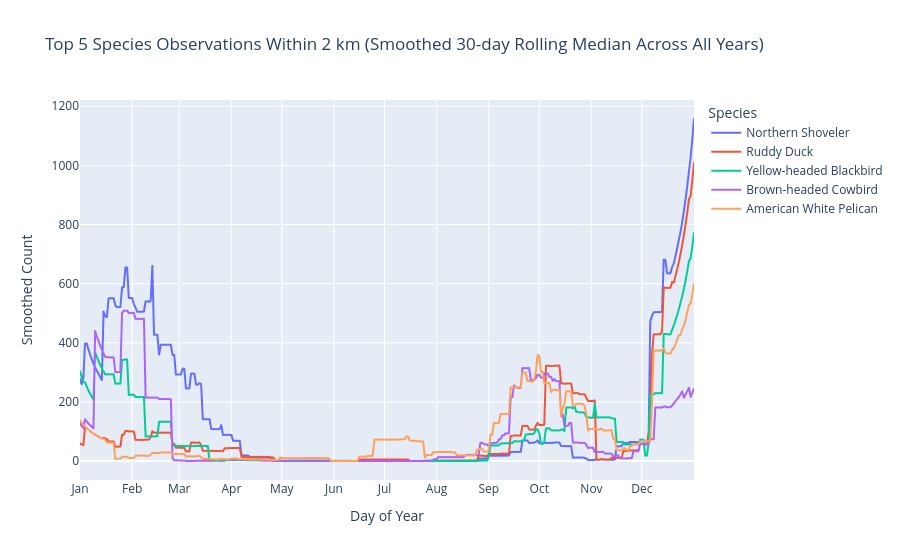

Notebook cell for this chart:
### Code cell
fig = px.line(
    doy_counts,
    x="day_of_year",
    y="count_smooth",
    color="vernacularname",
    title="Top 5 Species Observations Within 2 km (Smoothed 30-day Rolling Median Across All Years)",
    labels={"day_of_year":"Day of Year", "count_smooth":"Smoothed Count", "vernacularname":"Species"}
)

# Optional: show months on x-axis
fig.update_xaxes(
    tickmode="array",
    tickvals=[1,32,60,91,121,152,182,213,244,274,305,335],
    ticktext=["Jan","Feb","Mar","Apr","May","Jun","Jul","Aug","Sep","Oct","Nov","Dec"]
)

fig.show()

### Figure 1 — Plotly figure (JSON) as saved in the notebook; plotly's stock layout.template omitted (floating-point values rounded to 4 significant figures; data arrays with more than 128 entries replaced by an {"elided": "..."} marker saying what was removed)
{"data": [{"hovertemplate": "Species=Northern Shoveler<br>Day of Year=%{x}<br>Smoothed Count=%{y}<extra></extra>", "legendgroup": "Northern Shoveler", "line": {"color": "#636efa", "dash": "solid"}, "marker": {"symbol": "circle"}, "mode": "lines", "name": "Northern Shoveler", "showlegend": true, "type": "scattergl", "x": {"elided": "366 int values"}, "xaxis": "x", "y": {"elided": "366 float values"}, "yaxis": "y"}, {"hovertemplate": "Species=Ruddy Duck<br>Day of Year=%{x}<br>Smoothed Count=%{y}<extra></extra>", "legendgroup": "Ruddy Duck", "line": {"color": "#EF553B", "dash": "solid"}, "marker": {"symbol": "circle"}, "mode": "lines", "name": "Ruddy Duck", "showlegend": true, "type": "scattergl", "x": {"elided": "366 int values"}, "xaxis": "x", "y": {"elided": "366 float values"}, "yaxis": "y"}, {"hovertemplate": "Species=Yellow-headed Blackbird<br>Day of Year=%{x}<br>Smoothed Count=%{y}<extra></extra>", "legendgroup": "Yellow-headed Blackbird", "line": {"color": "#00cc96", "dash": "solid"}, "marker": {"symbol": "circle"}, "mode": "lines", "name": "Yellow-headed Blackbird", "showlegend": true, "type": "scattergl", "x": {"elided": "366 int values"}, "xaxis": "x", "y": {"elided": "366 float values"}, "yaxis": "y"}, {"hovertemplate": "Species=Brown-headed Cowbird<br>Day of Year=%{x}<br>Smoothed Count=%{y}<extra></extra>", "legendgroup": "Brown-headed Cowbird", "line": {"color": "#ab63fa", "dash": "solid"}, "marker": {"symbol": "circle"}, "mode": "lines", "name": "Brown-headed Cowbird", "showlegend": true, "type": "scattergl", "x": {"elided": "366 int values"}, "xaxis": "x", "y": {"elided": "366 float values"}, "yaxis": "y"}, {"hovertemplate": "Species=American White Pelican<br>Day of Year=%{x}<br>Smoothed Count=%{y}<extra></extra>", "legendgroup": "American White Pelican", "line": {"color": "#FFA15A", "dash": "solid"}, "marker": {"symbol": "circle"}, "mode": "lines", "name": "American White Pelican", "showlegend": true, "type": "scattergl", "x": {"elided": "366 int values"}, "xaxis": "x", "y": {"elided": "366 float values"}, "yaxis": "y"}], "layout": {"legend": {"title": {"text": "Species"}, "tracegroupgap": 0}, "title": {"text": "Top 5 Species Observations Within 2 km (Smoothed 30-day Rolling Median Across All Years)"}, "xaxis": {"anchor": "y", "domain": [0, 1], "tickmode": "array", "ticktext": ["Jan", "Feb", "Mar", "Apr", "May", "Jun", "Jul", "Aug", "Sep", "Oct", "Nov", "Dec"], "tickvals": [1, 32, 60, 91, 121, 152, 182, 213, 244, 274, 305, 335], "title": {"text": "Day of Year"}}, "yaxis": {"anchor": "x", "domain": [0, 1], "title": {"text": "Smoothed Count"}}}}
